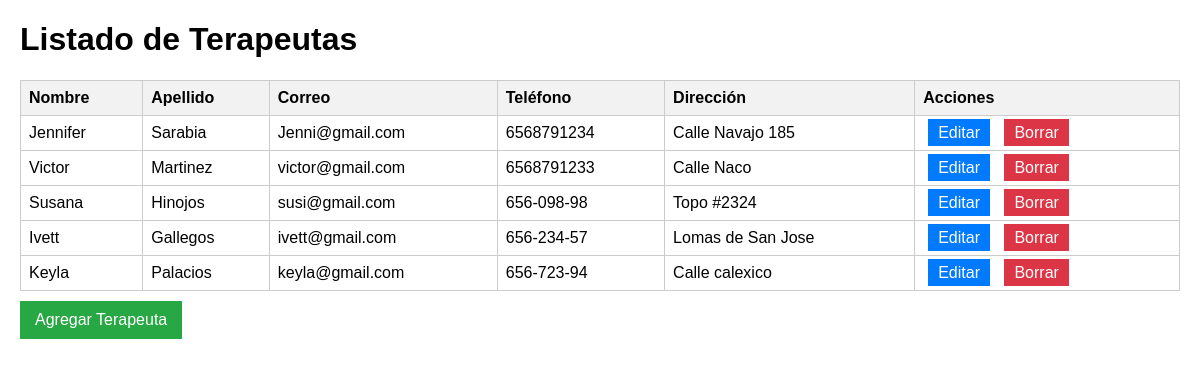
The page / on the database its author committed.
### app_terapeutas/models.py (models this page shows, shortened)
class Terapeuta(models.Model):
    nombre = models.CharField(max_length=50)
    apellido = models.CharField(max_length=50)
    correo = models.EmailField(max_length=100)
    telefono = models.CharField(max_length=10)
    direccion = models.CharField(max_length=200)

### app_terapeutas/views.py (the view)
# urls.py: path('', views.index, name='lista_terapeutas'),
def index(request):
    terapeutas = Terapeuta.objects.all()
    return render(request, 'listar_terapeutas.html', {'terapeutas': terapeutas})

### app_terapeutas/templates/listar_terapeutas.html (shortened to what this page needs)
<!DOCTYPE html>
<html lang="es">
<head>
</head>
<body>
    <h1>Listado de Terapeutas</h1>
    <table>
        <thead>
            <tr>
                <th>Nombre</th>
                <th>Apellido</th>
                <th>Correo</th>
                <th>Teléfono</th>
                <th>Dirección</th>
                <th>Acciones</th>
            </tr>
        </thead>
        <tbody>
            {% for terapeuta in terapeutas %}
            <tr>
                <td>{{ terapeuta.nombre }}</td>
                <td>{{ terapeuta.apellido }}</td>
                <td>{{ terapeuta.correo }}</td>
                <td>{{ terapeuta.telefono }}</td>
                <td>{{ terapeuta.direccion }}</td>
                <td>
                    <a href="/editar/{{ terapeuta.id }}/" class="btn editar">Editar</a>
                    <a href="/borrar/{{ terapeuta.id }}/" class="btn borrar">Borrar</a>
                </td>
            </tr>
            {% empty %}
            <tr>
                <td colspan="6">No hay terapeutas registrados.</td>
            </tr>
            {% endfor %}
        </tbody>
    </table>
    <a href="/agregar/" class="btn agregar">Agregar Terapeuta</a>
</body>
</html>

### app_terapeutas/templates/listar_terapeutas.html (style rules this page uses)
body { font-family: Arial, sans-serif; margin: 20px; }
table { width: 100%; border-collapse: collapse; margin-top: 20px; }
th, td { border: 1px solid #ccc; padding: 8px; text-align: left; }
th { background-color: #f2f2f2; }
.btn { margin: 5px; padding: 5px 10px; text-decoration: none; color: white; }
.editar { background-color: #007BFF; }
.borrar { background-color: #DC3545; }
.agregar { background-color: #28A745; display: inline-block; margin: 10px 0; padding: 10px 15px; color: white; text-decoration: none; }

### rows shown on the page
Terapeuta: nombre "Jennifer", apellido "Sarabia", correo "Jenni@gmail.com", telefono "6568791234", direccion "Calle Navajo 185"
Terapeuta: nombre "Victor", apellido "Martinez", correo "victor@gmail.com", telefono "6568791233", direccion "Calle Naco"
Terapeuta: nombre "Susana", apellido "Hinojos", correo "susi@gmail.com", telefono "656-098-98", direccion "Topo #2324"
Terapeuta: nombre "Ivett", apellido "Gallegos", correo "ivett@gmail.com", telefono "656-234-57", direccion "Lomas de San Jose"
Terapeuta: nombre "Keyla", apellido "Palacios", correo "keyla@gmail.com", telefono "656-723-94", direccion "Calle calexico"
